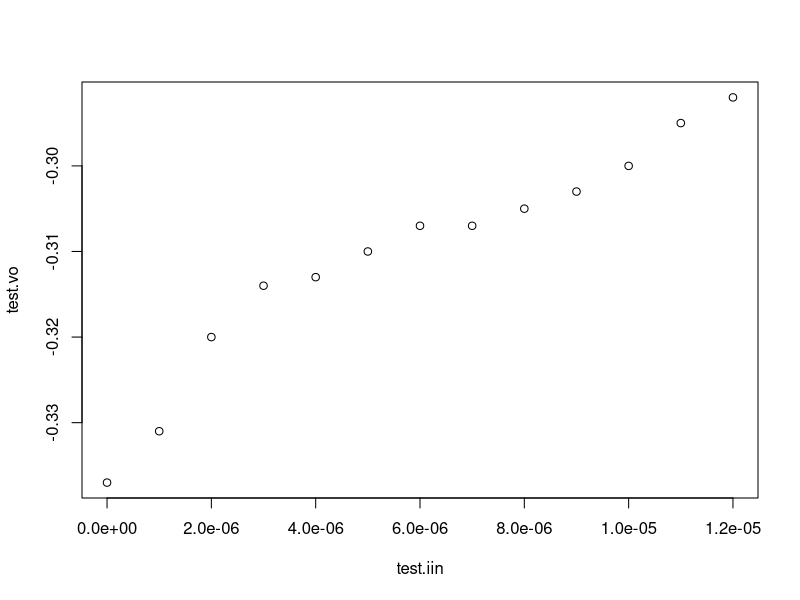
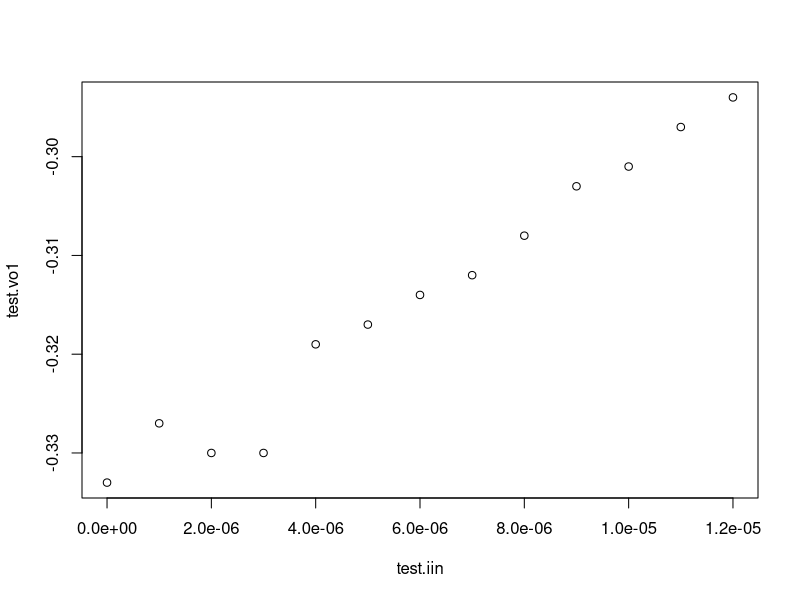
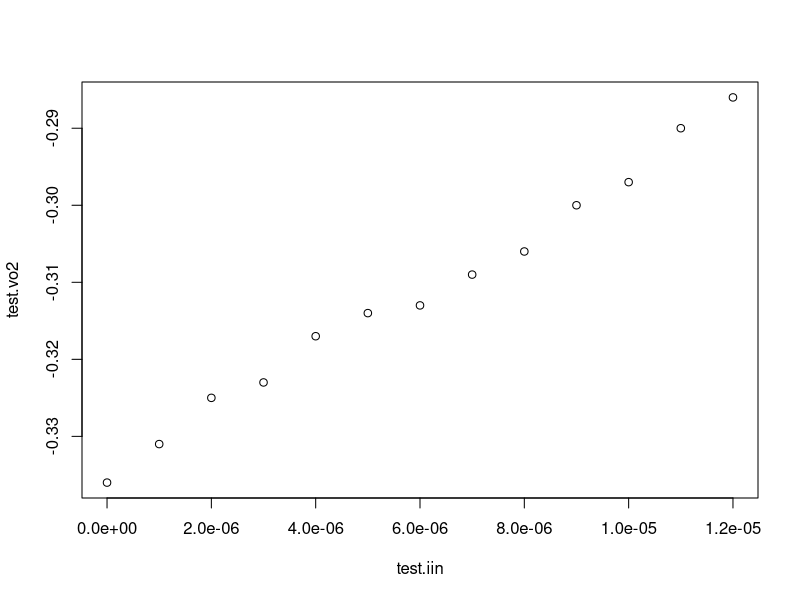
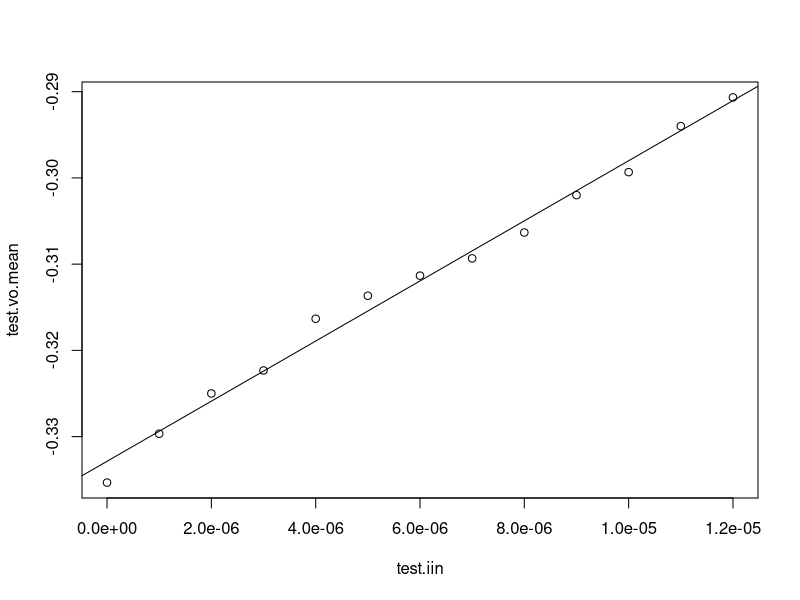
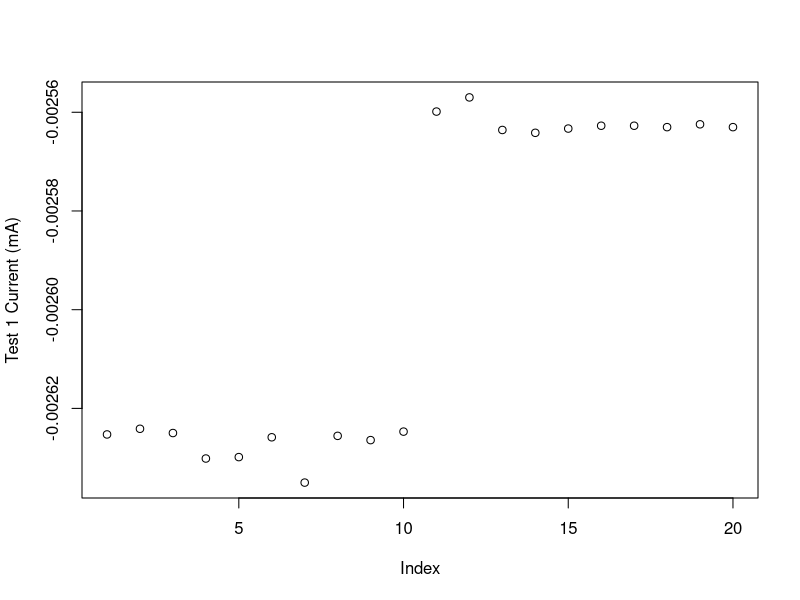
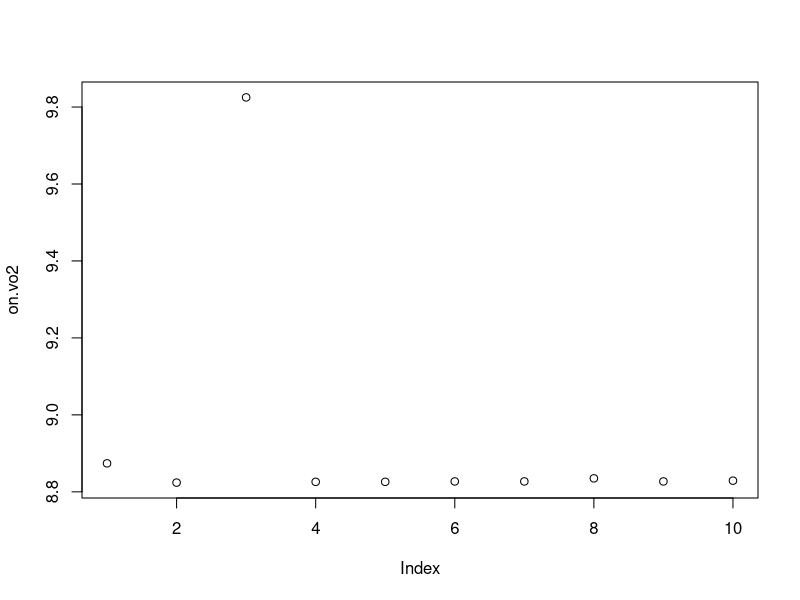
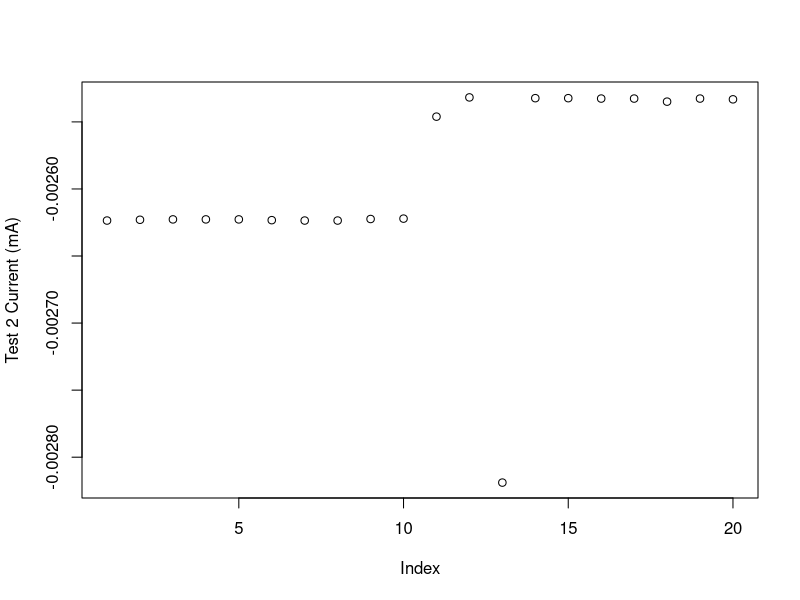
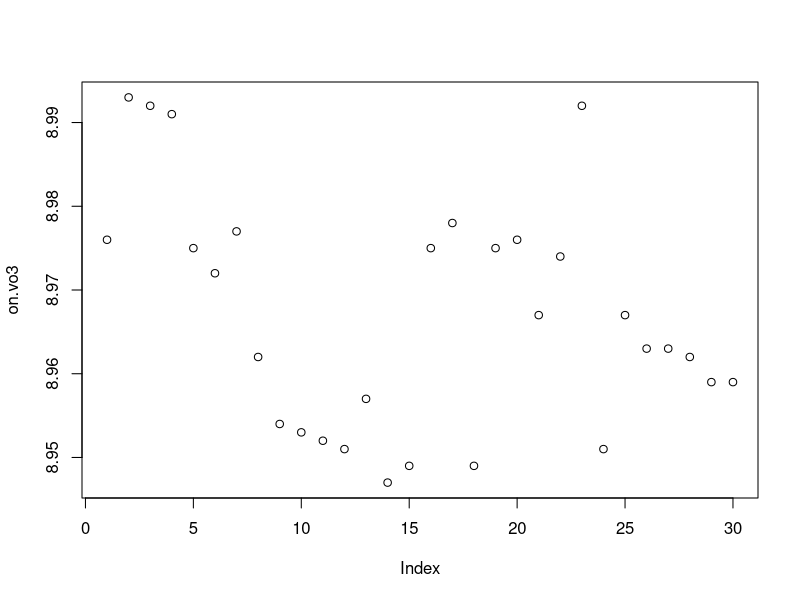

Write the R code that produced these figures, in order. (Note: this script raises an error after producing the figures.)
## Naomi Yescas
## LPL EUV Phototube
## 06-10-19

# R1187 Hamamatsu Phototube Radiant Sensitivity
radiant.sensitivity <- 0.008 #A/W
# Charge of an electron
electron.charge <- 1.602176634e-19# J
# planck const
planck <- 6.63e-34
# speed of light in vacuum
c <- 3e8 # (m/s)
# wavelength 
wavelength <- 1.21567e-7 #(m)
# light power
lamp.power <-  24 

photons.sec <- 1e14
photons.sec 

emission <- (photons.sec * electron.charge)
emission
##### current source test ##################################################
# Current source values in mA
test.iin <- c(0.0, 0.1, 0.2, 0.3, 0.4, 0.5, 0.6, 0.7, 0.8, 0.9, 1.0, 1.1, 1.2) /1000

# curretn divider in 
test.iin <- test.iin / 100 # 1:100 current divider
test.iin 

# Voltage monitor vo mV
test.vo <- c(-0.337, -0.331, -0.320, -0.314, -0.313, -0.310, -0.307, -0.307, -0.305, -0.303, -0.300, -0.295, -0.292) 
test.vo1 <- c(-0.333, -0.327, -0.330, -0.330, -0.319, -0.317, -0.314, -0.312, -0.308, -0.303, -0.301, -0.297, -0.294)
test.vo2 <- c(-0.336, -0.331, -0.325, -0.323, -0.317, -0.314, -0.313, -0.309, -0.306, -0.300, -0.297, -0.290, -0.286)


plot(test.iin, test.vo)
plot(test.iin, test.vo1)
plot(test.iin, test.vo2)

test.vo.d <- data.frame(test.vo, test.vo1,test.vo2)
test.vo.d

test.vo.mean <- rowMeans(test.vo.d)

plot(test.iin,test.vo.mean)
test.lm <- lm(test.vo.mean ~ test.iin) 
abline(test.lm)

# scale 1uA
test.slope <- test.lm$coefficients[2]
test.slope

# 1 uA change will result in a change of 
# 3485.348


##### Hamamatsu Phototube Test 1 #####################################################################################
# R1187 Phototube lamp off test 1
# vo mV
off.vo <- c(9.15, 9.146, 9.149, 9.167, 9.166, 9.152, 9.184, 9.151, 9.154, 9.148)
off.vo.mean <- mean(off.vo)
off.vo.mean
# 9.1567
off.vo.median <- median(off.vo)
# 9.1515

# R1187 Phototube lamp on test 1
# 5.9E-5 Torr
on.vo <- c(8.922, 8.912, 8.935, 8.937, 8.934, 8.932, 8.932, 8.933, 8.931, 8.933)
on.vo.mean <- mean(on.vo)
on.vo.mean 
# 8.9301
on.vo.median <- median(on.vo)
# 8.9325

# on/off change
delta.on.off <- off.vo.mean - on.vo.mean
delta.on.off
# 0.2266 mV 
delta.on.off.median <- off.vo.median - on.vo.median
# 0.219 mV

current.data.1 <- -c(9.15, 9.146, 9.149, 9.167, 9.166, 9.152, 9.184, 9.151, 9.154, 9.148,
                     8.922, 8.912, 8.935, 8.937, 8.934, 8.932, 8.932, 8.933, 8.931, 8.933) / test.slope
plot(current.data.1, ylab = "Test 1 Current (mA)")

#### Phototube Current ############
cur.1 <- delta.on.off / test.slope
cur.1
# 0.651503 uA

cur.1.median <- delta.on.off.median / test.slope
cur.1.median
# 0.6283447 uA
###################################

#### TEST 2 #########################################################################################################
# R1187 Phototube lamp off test 2
# vo mV
off.vo2 <- c(9.144, 9.142, 9.141, 9.141, 9.141, 9.143, 9.144, 9.144, 9.140, 9.139)
off.vo2.mean <- mean(off.vo2)
off.vo2.mean
# 9.1419
off.vo2.median <- median(off.vo2)
# 9.145

# R1187 Phototube lamp on test 2
# 5.0E-5 Torr
on.vo2 <- c(8.874, 8.824, 9.825, 8.826, 8.826, 8.827, 8.827, 8.835, 8.827, 8.829)
plot(on.vo2)

on.vo2.mean <- mean(on.vo2)
on.vo2.mean 
# 8.932

on.vo2.median <- median(on.vo2)
on.vo2.median
# 8.827

delta.on.off2 <- off.vo2.mean - on.vo2.mean
delta.on.off2
# 0.2099

delta.on.off2.median <- off.vo2.median - on.vo2.median
delta.on.off2.median
# 0.3145

current.data.2 <- -c(9.144, 9.142, 9.141, 9.141, 9.141, 9.143, 9.144, 9.144, 9.140, 9.139,
                     8.874, 8.824, 9.825, 8.826, 8.826, 8.827, 8.827, 8.835, 8.827, 8.829) / test.slope
plot(current.data.2, ylab = "Test 2 Current (mA)")

#### Phototube Current ############
cur.2 <- delta.on.off2 / test.slope
cur.2
# 0.6022354 uA

cur.2.median <- delta.on.off2.median / test.slope
cur.2.median
# 0.9023489 uA
###################################



#### TEST 3 #########################################################################################################
# R1187 Phototube lamp off test 3
# vo mV
off.vo3 <- c(9.144, 9.144, 9.145, 9.145, 9.145, 9.145, 9.147, 9.145, 9.143, 9.141, 9.139, 9.138, 9.141, 9.141, 9.140)
off.vo3.mean <- mean(off.vo3)
off.vo3.mean
# 9.1419
off.vo3.median <- median(off.vo3)
# 9.144

# R1187 Phototube lamp on test 3
# 4.8E-5 Torr
on.vo3 <- c(8.976, 8.993, 8.992, 8.991, 8.975, 8.972, 8.977, 8.962, 8.954, 8.953, 8.952, 8.951, 8.957, 8.947, 8.949, 
            8.975, 8.978, 8.949, 8.975, 8.976, 8.967, 8.974, 8.992, 8.951, 8.967, 8.963, 8.963, 8.962, 8.959, 8.959)
plot(on.vo3) # all over the place
on.vo3.mean <- mean(on.vo3)
on.vo3.mean 
# 8.967033
on.vo3.median <- median(on.vo3)
# 8.965

delta.on.off3 <- off.vo3.mean - on.vo3.mean
delta.on.off3
# 0.1758333

delta.on.off3.median <- off.vo3.median - on.vo3.median
# 0.179

current.data.3 <- -c(9.144, 9.144, 9.145, 9.145, 9.145, 9.145, 9.147, 9.145, 9.143, 9.141, 9.139, 9.138, 9.141, 9.141, 9.140,
          8.976, 8.993, 8.992, 8.991, 8.975, 8.972, 8.977, 8.962, 8.954, 8.953, 8.952, 8.951, 8.957, 8.947, 8.949, 
          8.975, 8.978, 8.949, 8.975, 8.976, 8.967, 8.974, 8.992, 8.951, 8.967, 8.963, 8.963, 8.962, 8.959, 8.959) / test.slope
plot(current.data.3, ylab = "Test 3 Current (mA)")

#### Phototube Current ############
cur.3 <- delta.on.off3 / test.slope
cur.3
# 0.5044929 uA

cur.3.median <- delta.on.off3.median / test.slope
cur.3.median 
# 0.5135786 uA
###################################

#### TEST 4 #########################################################################################################
# R1187 Phototube lamp off test 4
# vo mV
off.vo4 <- c(9.145, 9.146, 9.145, 9.145, 9.145, 9.146, 9.145, 9.144,9.145, 9.144, 9.146, 9.146, 9.147, 9.147, 9.146)
off.vo4.mean <- mean(off.vo4)
off.vo4.mean
# 9.145467
off.vo4.median <- median(off.vo4)
# 9.145

# R1187 Phototube lamp on test 4
# 4.7E-5 Torr
on.vo4 <- c(8.897, 8.881, 8.882, 8.881, 8.884, 8.881, 8.878, 8.866, 9.043, 9.044, 9.046, 9.045, 9.034, 9.046, 9.038, 
            9.039, 9.039, 9.038, 9.037, 9.036, 9.036, 9.037, 9.037, 9.037, 9.035, 9.036, 9.037, 9.036, 9.038, 9.036)


##############################################
# ...interesting... what happend here? #######
plot(on.vo4)
on.vo4.1 <-c(8.897, 8.881, 8.882, 8.881, 8.884, 8.881, 8.878, 8.866)
on.vo4.2 <-c(9.043, 9.044, 9.046, 9.045, 9.034, 9.046, 9.038, 
            9.039, 9.039, 9.038, 9.037, 9.036, 9.036, 9.037, 
            9.037, 9.037, 9.035, 9.036, 9.037, 9.036, 9.038, 9.036)
on.vo4.1.mean <- mean(on.v4.1)
on.vo4.1.mean
# 8.88125
on.vo4.2.mean <- mean(on.v4.2)
on.vo4.2.mean
# 9.038636

delta.on.off4.1 <- off.vo4.mean - on.vo4.1.mean
delta.on.off4.1
# 0.2642167
delta.on.off4.2 <- off.vo4.mean - on.vo4.2.mean
delta.on.off4.2
# 0.1068303

## Photocathode Current Individual ###########
cur.4.1 <- delta.on.off4.1 / test.slope
cur.4.1
# 0.7580783 uA

cur.4.2 <- delta.on.off4.2 / test.slope
cur.4.2
# 0.3065126 uA
##############################################
##############################################


current.data.4 <- -c(9.145, 9.146, 9.145, 9.145, 9.145, 9.146, 9.145, 9.144,9.145, 9.144, 9.146, 9.146, 9.147, 9.147, 9.146,
          8.897, 8.881, 8.882, 8.881, 8.884, 8.881, 8.878, 8.866, 9.043, 9.044, 9.046, 9.045, 9.034, 9.046, 9.038, 
          9.039, 9.039, 9.038, 9.037, 9.036, 9.036, 9.037, 9.037, 9.037, 9.035, 9.036, 9.037, 9.036, 9.038, 9.036) / test.slope
plot(current.data.4, ylab = "Test 4 Current (mA)")

##############################################
#***turned on vac ion gauge after test, read 5.1e-5 # LOST VACUUM???
# Note: test again at 4.7E-5 Torr

on.vo4.mean <- mean(on.vo4)
on.vo4.mean 
# 8.996667
on.vo4.median <- median(on.vo4)
# 9.0365

delta.on.off4 <- off.vo4.mean - on.vo4.mean
delta.on.off4
# 0.1488

delta.on.off4.median <- off.vo4.median - on.vo4.median
# 0.1085

#### Phototube Current ############
cur.4<- delta.on.off4 / test.slope
cur.4
# 0.4269301 uA

cur.4.median <- delta.on.off4.median / test.slope
cur.4.median
# 0.3113032 uA 
###################################

#### TEST 5 #########################################################################################################
# R1187 Phototube lamp off test 5
# vo mV
off.vo5 <- c(9.158, 9.155, 9.148, 9.151, 9.152, 9.151, 9.152, 9.152, 9.152, 9.152, 9.152, 9.153, 9.152, 9.152, 9.153)
off.vo5.mean <- mean(off.vo5)
off.vo5.mean
# 9.152333
off.vo5.median <- median(off.vo5)
# 9.152

# R1187 Phototube lamp on test 5
# Vacuum: 4.7E-5
on.vo5 <- c(9.064, 9.062, 9.058, 9.058, 9.057, 9.057, 9.057, 9.058, 9.057, 9.058, 9.056, 9.054, 9.055, 9.055, 9.057,
            9.057, 9.061, 9.064, 9.063, 9.063, 9.060, 9.060, 9.060, 9.060, 9.059, 9.060, 9.059, 9.058, 9.058, 9.057,
            9.056, 9.056, 9.057, 9.058, 9.060, 9.059, 9.060, 9.060, 9.060, 9.059, 9.058, 9.058, 9.057, 9.057, 9.059)
plot(on.vo5) # very nice
# vacuum after: 5.3E-5
off.vo5.after <- c(9.161, 9.162, 9.161, 9.161, 9.162, 9.161, 9.161, 9.161, 9.161, 9.162, 9.164, 9.164, 9.164, 9.165, 9.166)
off.vo5.after.mean <- mean(off.vo5.after)
off.vo5.after.mean
# 9.1624

current.data.5 <- -c(9.158, 9.155, 9.148, 9.151, 9.152, 9.151, 9.152, 9.152, 9.152, 9.152, 9.152, 9.153, 9.152, 9.152, 9.153,
                        9.064, 9.062, 9.058, 9.058, 9.057, 9.057, 9.057, 9.058, 9.057, 9.058, 9.056, 9.054, 9.055, 9.055, 9.057,
                        9.057, 9.061, 9.064, 9.063, 9.063, 9.060, 9.060, 9.060, 9.060, 9.059, 9.060, 9.059, 9.058, 9.058, 9.057,
                        9.056, 9.056, 9.057, 9.058, 9.060, 9.059, 9.060, 9.060, 9.060, 9.059, 9.058, 9.058, 9.057, 9.057, 9.059,
                        9.161, 9.162, 9.161, 9.161, 9.162, 9.161, 9.161, 9.161, 9.161, 9.162, 9.164, 9.164, 9.164, 9.165, 9.166) / test.slope
plot(current.data.5, ylab = "Test 5 Current (mA)")

on.vo5.mean <- mean(on.vo5)
on.vo5.mean 
# 9.03656
on.vo5.median <- median(on.vo5)
# 9.058

delta.on.off5 <- off.vo5.mean - on.vo5.mean
delta.on.off5
# 0.1159778
delta.on.off5.median <- off.vo5.median - on.vo5.median
# 0.094

#### Phototube Current ############
cur.5 <- delta.on.off5 / test.slope
cur.5
# 0.33227581 uA 

cur.5.median <- delta.on.off5.median / test.slope
# 0.2697005 uA
###################################

#### TEST 6 #########################################################################################################
# R1187 Phototube lamp off test 6
# vo mV
# vacuum: 4.5E-5 Torr
off.vo6 <- c(9.155, 9.155, 9.156, 9.157 ,9.157)
off.vo6.vac.gauge.on <- c(9.122, 9.124)
# gauge 4.8E-5 Torr
# gauge off
off.vo6.vac.gauge.off <- c(9.162, 9.163)

off.vo6 <- c(9.167, 9.167, 9.168, 9.169, 9.168, 9.169, 9.168, 9.167, 9.167, 9.167, 9.168, 9.167, 9.169, 9.170, 9.170)
off.vo6.mean <- mean(off.vo6)
off.vo6.mean
# 9.1668067 
off.vo6.median <- median(off.vo6)
# 9.168

# R1187 Phototube lamp on test 6
# Vacuum: 4.8E-5 Torr
on.vo6 <- c(9.100, 9.101, 9.100, 9.099, 9.099, 9.098, 9.099, 9.096, 9.097, 9.096, 9.095, 9.092, 9.094, 9.095, 9.095,
            9.095, 9.092, 9.097, 9.098, 9.098, 9.099, 9.101, 9.103, 9.102, 9.105, 9.014, 9.098, 9.089, 9.099, 9.099, 
            9.098, 9.098, 9.097, 9.097, 9.096, 9.095, 9.095, 9.095, 9.094, 9.095, 9.095, 9.095, 9.094, 9.096, 9.095,
            9.092, 9.091, 9.091, 9.091, 9.092, 9.090, 9.091, 9.090, 9.089, 9.091, 9.089, 9.090, 9.089, 9.090, 9.090)
plot(on.vo6) # not as nice but decent
# vacuum after: 4.7E-5 Torr
off.vo6.after <- c(9.170, 9.169, 9.167, 9.167, 9.167, 9.168, 9.168, 9.167, 9.167, 9.167, 9.168, 9.169, 9.168, 9.167)
off.vo6.after.mean <- mean(off.vo6.after)
off.vo6.after.mean
# 9.167786

current.data.6 <- -c(9.167, 9.167, 9.168, 9.169, 9.168, 9.169, 9.168, 9.167, 9.167, 9.167, 9.168, 9.167, 9.169, 9.170, 9.170,
          9.100, 9.101, 9.100, 9.099, 9.099, 9.098, 9.099, 9.096, 9.097, 9.096, 9.095, 9.092, 9.094, 9.095, 9.095,
          9.095, 9.092, 9.097, 9.098, 9.098, 9.099, 9.101, 9.103, 9.102, 9.105, 9.014, 9.098, 9.089, 9.099, 9.099, 
          9.098, 9.098, 9.097, 9.097, 9.096, 9.095, 9.095, 9.095, 9.094, 9.095, 9.095, 9.095, 9.094, 9.096, 9.095,
          9.092, 9.091, 9.091, 9.091, 9.092, 9.090, 9.091, 9.090, 9.089, 9.091, 9.089, 9.090, 9.089, 9.090, 9.090,
          9.170, 9.169, 9.167, 9.167, 9.167, 9.168, 9.168, 9.167, 9.167, 9.167, 9.168, 9.169, 9.168, 9.167) / test.slope

plot(current.data.6, ylab = "Test 6 Current (mA)")
on.vo6.mean <- mean(on.vo6)
on.vo6.mean 
# 9.093933
on.vo6.median <- median(on.vo6)
# 9.095

delta.on.off6 <- off.vo6.mean - on.vo6.mean
delta.on.off6
# 0.07413333 
delta.on.off6.median <- off.vo6.median - on.vo6.median
# 0.073

#### Phototube Current ############
cur.6 <- delta.on.off6 / test.slope
cur.6
# 0.2126999 uA 

cur.6.median <- delta.on.off6.median / test.slope
# 0.2094482 uA
###################################

# The lamp was only turned on for a few seconds to minutes at a time
# As I ran multiple tests, the current seemed to be decreasing over time
# hopefully this is not due to any degredation of any windows. Each test
# was done between 4.7E-5 and 5.9E-5 Torr. 

current.medians <- c(cur.1.median, cur.2.median, cur.3.median, cur.4.median, cur.5.median, cur.6.median)
plot(current.medians)


current.mean <- mean(current)
current.mean
# 0.4548778 uA
current.mean.median <- median(current)
current.mean.median
# 0.4548778 uA 

################ Q E ################################
# max Current 
max.current <- max(current)
# 0.6501503 uA 

# Max Light Intensity measured (mW)
light.intensity <- max.current / radiant.sensitivity
light.intensity
# 8.125879 mW

electrons.sec <- max.current / electron.charge

efficiency <- electrons.sec / photons.sec
efficiency
# 0.4057919
######################################################

# 06-11-19 
#### TEST 6 #########################################################################################################
# R1187 Phototube lamp off test 7
# vo mV
# vacuum: 3.9E-5 Torr
off.vo7 <- c(9.175, 9.176, 9.175, 9.175, 9.176, 9.176, 9.177, 9.175, 9.175, 9.176, 9.174, 9.173, 9.172, 9.173, 9.175)
off.vo7.mean <- mean(off.vo7)
off.vo7.mean
# 9.174867
off.vo7.median <- median(off.vo7)
# 9.175

# R1187 Phototube lamp on test 7
on.vo7 <- c(8.950, 8.953, 8.951, 8.948, 8.947, 8.946, 8.945, 8.944, 8.943, 8.943, 8.942, 8.943, 8.943, 8.944, 9.098, 
            9.099, 9.099, 9.098, 9.095, 9.095, 9.094, 9.093, 9.093, 9.092, 9.090, 9.089, 9.091, 9.095, 9.096, 9.095,
            9.097, 9.097, 9.096, 9.096, 9.097, 9.098, 9.097, 9.096, 9.097, 9.096, 9.096, 9.096, 9.096, 9.097, 9.091)
on.vo7.predrop <- c(8.950, 8.953, 8.951, 8.948, 8.947, 8.946, 8.945, 8.944, 8.943, 8.943, 8.942, 8.943, 8.943, 8.944)
on.vo7.postdrop <- c(9.098, 9.099, 9.099, 9.098, 9.095, 9.095, 9.094, 9.093, 9.093, 9.092, 9.090, 9.089, 9.091, 9.095,
                     9.096, 9.095, 9.097, 9.097, 9.096, 9.096, 9.097, 9.098, 9.097, 9.096, 9.097, 9.096, 9.096, 9.096, 
                     9.096, 9.097, 9.091)
#############################################
on.vo7.postdrop.mean <- mean(on.vo7.postdrop)
on.vo7.postdrop.mean
delta.on.off7.postdrop <- (off.vo7.mean - on.vo7.postdrop.mean)
delta.on.off7.postdrop
cur.7.low <- delta.on.off7.postdrop / test.slope
cur.7.low
## Low Current
## 0.2282242 uA
#############################################

plot(on.vo7) # random drop in current for some reason????
             # Measuring voltage difference because the circuit 
             # is -current from the base measurement
plot(on.vo7.predrop)

# vacuum after: 3.7E-5 Torr
off.vo7.after <- c(9.179, 9.178, 9.180, 9.178, 9.178, 9.178, 9.179, 9.179, 9.177, 9.180, 9.180, 9.180, 9.179, 9.179)
off.vo7.after.mean <- mean(off.vo7.after)
off.vo7.after.mean
# 9.178857

on.vo7.mean <- mean(on.vo7)
on.vo7.mean 
# 9.04882
on.vo7.median <- median(on.vo7)
on.vo7.median
# 9.095

delta.on.off7 <- off.vo7.mean - on.vo7.mean
delta.on.off7
# 0.1260444
delta.on.off7.median <- off.vo7.median - on.vo7.median
delta.on.off7.median
# 0.08

current.data.7 <- -c(9.175, 9.176, 9.175, 9.175, 9.176, 9.176, 9.177, 9.175, 9.175, 9.176, 9.174, 9.173, 9.172, 9.173, 9.175,
                        8.950, 8.953, 8.951, 8.948, 8.947, 8.946, 8.945, 8.944, 8.943, 8.943, 8.942, 8.943, 8.943, 8.944, 9.098, 
                        9.099, 9.099, 9.098, 9.095, 9.095, 9.094, 9.093, 9.093, 9.092, 9.090, 9.089, 9.091, 9.095, 9.096, 9.095,
                        9.097, 9.097, 9.096, 9.096, 9.097, 9.098, 9.097, 9.096, 9.097, 9.096, 9.096, 9.096, 9.096, 9.097, 9.091,
                        9.179, 9.178, 9.180, 9.178, 9.178, 9.178, 9.179, 9.179, 9.177, 9.180, 9.180, 9.180, 9.179, 9.179) / test.slope
plot(current.data.7, ylab = "Test 7 Current (mA)")

#### Phototube Current ############
cur.7 <- delta.on.off7 / test.slope
cur.7
# 36.16409 uA 

## peak current
## 65.70636 uA

## Low Current
## 22.82242 uA

cur.7.median <- delta.on.off7.median / test.slope
cur.7.median
# 22.95323 uA

###################################

current <- c(cur.1, cur.2, cur.3, cur.4, cur.5, cur.6, cur.7)
plot(current)

